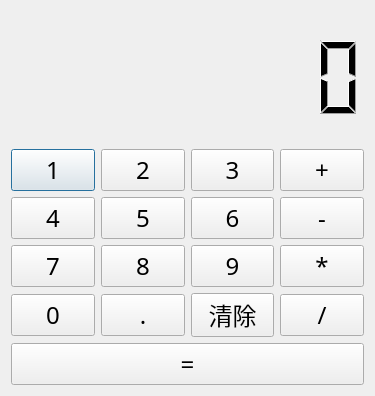
<?xml version="1.0" encoding="UTF-8"?>
<ui version="4.0">
 <class>Dialog</class>
 <widget class="QDialog" name="Dialog">
  <property name="geometry">
   <rect>
    <x>0</x>
    <y>0</y>
    <width>375</width>
    <height>396</height>
   </rect>
  </property>
  <property name="windowTitle">
   <string>计算器</string>
  </property>
  <property name="windowIcon">
   <iconset>
    <normaloff>C:/Users/沐风/Downloads/计算器.png</normaloff>C:/Users/沐风/Downloads/计算器.png</iconset>
  </property>
  <property name="whatsThis">
   <string>计算器</string>
  </property>
  <layout class="QVBoxLayout" name="verticalLayout_2">
   <item>
    <widget class="QLCDNumber" name="lcd">
     <property name="frameShape">
      <enum>QFrame::NoFrame</enum>
     </property>
     <property name="smallDecimalPoint">
      <bool>false</bool>
     </property>
     <property name="digitCount">
      <number>8</number>
     </property>
    </widget>
   </item>
   <item>
    <layout class="QVBoxLayout" name="verticalLayout">
     <item>
      <layout class="QHBoxLayout" name="horizontalLayout">
       <item>
        <widget class="QPushButton" name="b1">
         <property name="font">
          <font>
           <family>微软雅黑</family>
           <pointsize>18</pointsize>
          </font>
         </property>
         <property name="text">
          <string>1</string>
         </property>
        </widget>
       </item>
       <item>
        <widget class="QPushButton" name="b2">
         <property name="font">
          <font>
           <family>微软雅黑</family>
           <pointsize>18</pointsize>
          </font>
         </property>
         <property name="text">
          <string>2</string>
         </property>
        </widget>
       </item>
       <item>
        <widget class="QPushButton" name="b3">
         <property name="font">
          <font>
           <family>微软雅黑</family>
           <pointsize>18</pointsize>
          </font>
         </property>
         <property name="text">
          <string>3</string>
         </property>
        </widget>
       </item>
       <item>
        <widget class="QPushButton" name="b_plus">
         <property name="font">
          <font>
           <family>微软雅黑</family>
           <pointsize>18</pointsize>
          </font>
         </property>
         <property name="text">
          <string>+</string>
         </property>
        </widget>
       </item>
      </layout>
     </item>
     <item>
      <layout class="QHBoxLayout" name="horizontalLayout_2">
       <item>
        <widget class="QPushButton" name="b4">
         <property name="font">
          <font>
           <family>微软雅黑</family>
           <pointsize>18</pointsize>
          </font>
         </property>
         <property name="text">
          <string>4</string>
         </property>
        </widget>
       </item>
       <item>
        <widget class="QPushButton" name="b5">
         <property name="font">
          <font>
           <family>微软雅黑</family>
           <pointsize>18</pointsize>
          </font>
         </property>
         <property name="text">
          <string>5</string>
         </property>
        </widget>
       </item>
       <item>
        <widget class="QPushButton" name="b6">
         <property name="font">
          <font>
           <family>微软雅黑</family>
           <pointsize>18</pointsize>
          </font>
         </property>
         <property name="text">
          <string>6</string>
         </property>
        </widget>
       </item>
       <item>
        <widget class="QPushButton" name="b_sub">
         <property name="font">
          <font>
           <family>微软雅黑</family>
           <pointsize>18</pointsize>
          </font>
         </property>
         <property name="text">
          <string>-</string>
         </property>
        </widget>
       </item>
      </layout>
     </item>
     <item>
      <layout class="QHBoxLayout" name="horizontalLayout_3">
       <item>
        <widget class="QPushButton" name="b7">
         <property name="font">
          <font>
           <family>微软雅黑</family>
           <pointsize>18</pointsize>
          </font>
         </property>
         <property name="text">
          <string>7</string>
         </property>
        </widget>
       </item>
       <item>
        <widget class="QPushButton" name="b8">
         <property name="font">
          <font>
           <family>微软雅黑</family>
           <pointsize>18</pointsize>
          </font>
         </property>
         <property name="text">
          <string>8</string>
         </property>
        </widget>
       </item>
       <item>
        <widget class="QPushButton" name="b9">
         <property name="font">
          <font>
           <family>微软雅黑</family>
           <pointsize>18</pointsize>
          </font>
         </property>
         <property name="text">
          <string>9</string>
         </property>
        </widget>
       </item>
       <item>
        <widget class="QPushButton" name="b_mul">
         <property name="font">
          <font>
           <family>微软雅黑</family>
           <pointsize>18</pointsize>
          </font>
         </property>
         <property name="text">
          <string>*</string>
         </property>
        </widget>
       </item>
      </layout>
     </item>
     <item>
      <layout class="QHBoxLayout" name="horizontalLayout_4">
       <item>
        <widget class="QPushButton" name="b0">
         <property name="font">
          <font>
           <family>微软雅黑</family>
           <pointsize>18</pointsize>
          </font>
         </property>
         <property name="text">
          <string>0</string>
         </property>
        </widget>
       </item>
       <item>
        <widget class="QPushButton" name="b_pont">
         <property name="font">
          <font>
           <family>微软雅黑</family>
           <pointsize>18</pointsize>
          </font>
         </property>
         <property name="text">
          <string>.</string>
         </property>
        </widget>
       </item>
       <item>
        <widget class="QPushButton" name="b_clear">
         <property name="font">
          <font>
           <family>微软雅黑</family>
           <pointsize>18</pointsize>
          </font>
         </property>
         <property name="text">
          <string>清除</string>
         </property>
        </widget>
       </item>
       <item>
        <widget class="QPushButton" name="b_div">
         <property name="font">
          <font>
           <family>微软雅黑</family>
           <pointsize>18</pointsize>
          </font>
         </property>
         <property name="text">
          <string>/</string>
         </property>
        </widget>
       </item>
      </layout>
     </item>
     <item>
      <widget class="QPushButton" name="b_eq">
       <property name="font">
        <font>
         <family>微软雅黑</family>
         <pointsize>18</pointsize>
        </font>
       </property>
       <property name="text">
        <string>=</string>
       </property>
      </widget>
     </item>
    </layout>
   </item>
  </layout>
 </widget>
 <resources/>
 <connections/>
</ui>
